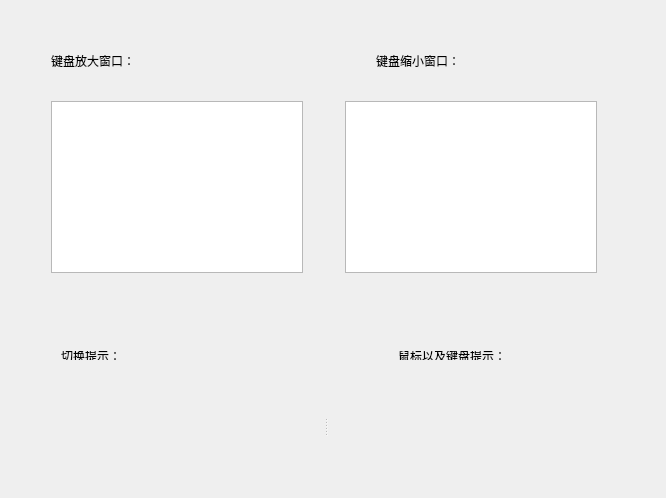
<?xml version="1.0" encoding="UTF-8"?>
<ui version="4.0">
 <class>Widget</class>
 <widget class="QWidget" name="Widget">
  <property name="geometry">
   <rect>
    <x>0</x>
    <y>0</y>
    <width>666</width>
    <height>498</height>
   </rect>
  </property>
  <property name="windowTitle">
   <string>Widget</string>
  </property>
  <widget class="QWidget" name="">
   <property name="geometry">
    <rect>
     <x>40</x>
     <y>90</y>
     <width>568</width>
     <height>194</height>
    </rect>
   </property>
   <layout class="QHBoxLayout" name="horizontalLayout">
    <item>
     <widget class="QTextEdit" name="textEdit"/>
    </item>
    <item>
     <spacer name="horizontalSpacer">
      <property name="orientation">
       <enum>Qt::Horizontal</enum>
      </property>
      <property name="sizeHint" stdset="0">
       <size>
        <width>40</width>
        <height>20</height>
       </size>
      </property>
     </spacer>
    </item>
    <item>
     <widget class="QPlainTextEdit" name="plainTextEdit"/>
    </item>
   </layout>
  </widget>
  <widget class="QWidget" name="">
   <property name="geometry">
    <rect>
     <x>40</x>
     <y>30</y>
     <width>431</width>
     <height>61</height>
    </rect>
   </property>
   <layout class="QHBoxLayout" name="horizontalLayout_2">
    <item>
     <widget class="QLabel" name="label_3">
      <property name="text">
       <string>键盘放大窗口：</string>
      </property>
     </widget>
    </item>
    <item>
     <spacer name="horizontalSpacer_2">
      <property name="orientation">
       <enum>Qt::Horizontal</enum>
      </property>
      <property name="sizeHint" stdset="0">
       <size>
        <width>148</width>
        <height>20</height>
       </size>
      </property>
     </spacer>
    </item>
    <item>
     <widget class="QLabel" name="label_4">
      <property name="text">
       <string>键盘缩小窗口：</string>
      </property>
     </widget>
    </item>
   </layout>
  </widget>
  <widget class="QSplitter" name="splitter">
   <property name="geometry">
    <rect>
     <x>40</x>
     <y>380</y>
     <width>571</width>
     <height>91</height>
    </rect>
   </property>
   <property name="orientation">
    <enum>Qt::Horizontal</enum>
   </property>
   <widget class="QLabel" name="label">
    <property name="text">
     <string/>
    </property>
   </widget>
   <widget class="QLabel" name="label_2">
    <property name="text">
     <string/>
    </property>
   </widget>
  </widget>
  <widget class="QWidget" name="">
   <property name="geometry">
    <rect>
     <x>50</x>
     <y>340</y>
     <width>481</width>
     <height>31</height>
    </rect>
   </property>
   <layout class="QHBoxLayout" name="horizontalLayout_3">
    <item>
     <widget class="QLabel" name="label_5">
      <property name="text">
       <string>切换提示：</string>
      </property>
     </widget>
    </item>
    <item>
     <spacer name="horizontalSpacer_4">
      <property name="orientation">
       <enum>Qt::Horizontal</enum>
      </property>
      <property name="sizeHint" stdset="0">
       <size>
        <width>208</width>
        <height>20</height>
       </size>
      </property>
     </spacer>
    </item>
    <item>
     <widget class="QLabel" name="label_6">
      <property name="text">
       <string>鼠标以及键盘提示：    </string>
      </property>
     </widget>
    </item>
   </layout>
  </widget>
 </widget>
 <layoutdefault spacing="6" margin="11"/>
 <resources/>
 <connections/>
</ui>
